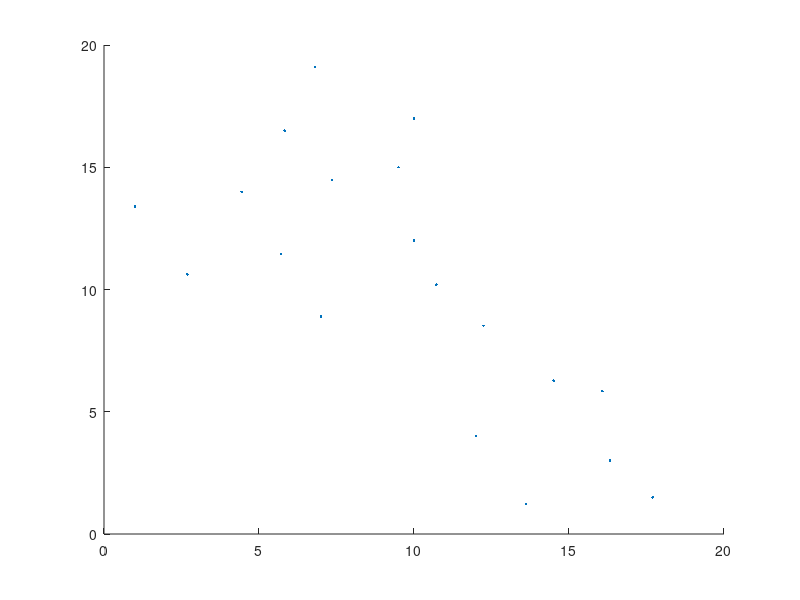

MATLAB code to generate this figure: (Note: this script raises an error after producing the figure.)
paths = [6.8, 19.1;
         5.83, 16.495;
         7.35, 14.48;%outside roadnetwork
         4.44, 13.993;
         1, 13.4;
         2.69, 10.62;
         5.7, 11.45;
         10, 12;%outside roadnetwork
         10.72, 10.2;%outside roadnetwork
         12.243, 8.518;
         14.507, 6.27;
         16.076, 5.845;
         13.61, 1.23;%outside roadnetwork
         16.322, 3.0;
         17.7, 1.5;%17.5, 1.5
         10, 17;
         9.5, 15;
         7, 8.9;
         12, 4
        ];

tour = [1,2,3,4,5,6,7,18,19,13,15,14,12,11,10,9,8,17,16,1];
x = paths(tour, 1);
y = paths(tour, 2);

%figure('units','normalized','outerposition',[0 0 1 1])

plot(x, y, '.', MarkerSize=42, MarkerFaceColor='r', MarkerEdgeColor='r')
%quiver(x(1:end-1), y(1:end-1), x(2:end)-x(1:end-1), y(2:end)-y(1:end-1), 'off')
hold on

axis equal
xlim([0, 20])
ylim([0, 20])

%plot road network
filename = 'Coords.csv';
M = readmatrix(filename);
%M = Coords;
M(8,:)
X = M(8:end, 2);
Y = M(8:end, 3);

ph = plot(X, Y, 'k.', MarkerSize=12);


%plot UGV task node
X_ugv = [7.23, 6.29, 17.5];
Y_ugv = [18.76, 11.14, 1.5];
hs = scatter(X_ugv, Y_ugv, 150, 's', MarkerFaceColor='b', MarkerEdgeColor='b', MarkerFaceAlpha=0.7, MarkerEdgeAlpha=0.7);

ugv_task = {'A', 'B', 'C'};
for i=1:length(X_ugv)
    text(X_ugv(i), Y_ugv(i)-0.3, ugv_task{i}, "FontSize", 25, 'Color', 'b')
end

%annotate the UAV task node
for i=1:length(paths)
    text(x(i), y(i), num2str(i-1), "FontSize", 20)
end

l = legend('UAV task nodes', 'road network',  'UGV task nodes');
l.FontSize = 22;
set(gca,'FontSize',20)
grid on

%axis tight; 
I = imread('LargeScenarioRaw.png'); 
h = image(xlim, flip(ylim), I); 
h.AlphaData = 0.5;
uistack(h,'bottom')
%saveas(gcf,'task_scenario.pdf')
% set(gcf,'Units','inches');
% screenposition = get(gcf,'Position');
% set(gcf,...
%     'PaperPosition',[0 0 screenposition(3:4)],...
%     'PaperSize',[screenposition(3:4)]);
% print(gcf, 'task_scenario.pdf', '-dpdf', '-fillpage')

ax = gca;
exportgraphics(ax,'task_scenario.pdf')
hold off

